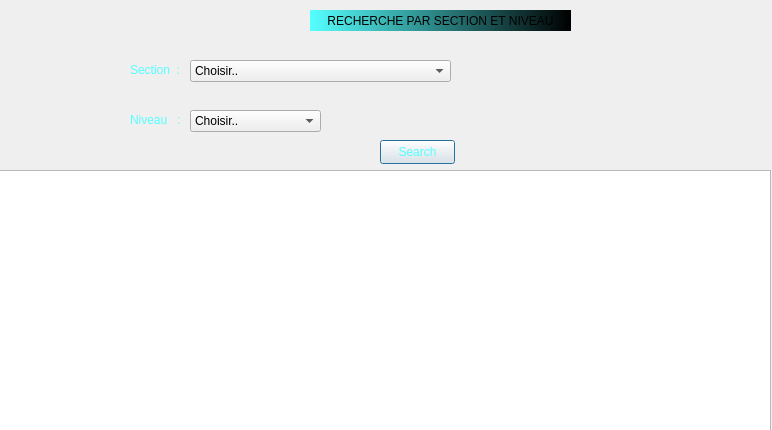
<?xml version="1.0" encoding="UTF-8"?>
<ui version="4.0">
 <class>Dialog</class>
 <widget class="QDialog" name="Dialog">
  <property name="geometry">
   <rect>
    <x>0</x>
    <y>0</y>
    <width>772</width>
    <height>430</height>
   </rect>
  </property>
  <property name="windowTitle">
   <string>Dialog</string>
  </property>
  <property name="styleSheet">
   <string notr="true">QProgressBar:horizontal {
    border: 1px solid #3A3939;
    text-align: center;
    padding: 1px;
    background: #201F1F;
}
QProgressBar::chunk:horizontal {
    background-color: qlineargradient(spread:reflect, x1:1, y1:0.545, x2:1, y2:0, stop:0 rgba(28, 66, 111, 255), stop:1 rgba(37, 87, 146, 255));
}

QToolTip
{
    border: 1px solid #3A3939;
    background-color: rgb(90, 102, 117);;
    color: white;
    padding: 1px;
    opacity: 200;
}

QWidget
{
    color: silver;
    background-color: #302F2F;
    selection-background-color:#3d8ec9;
    selection-color: black;
    background-clip: border;
    border-image: none;
    outline: 0;
}

QWidget:item:hover
{
    background-color: #78879b;
    color: black;
}

QWidget:item:selected
{
    background-color: #3d8ec9;
}

QCheckBox
{
    spacing: 5px;
    outline: none;
    color: #bbb;
    margin-bottom: 2px;
}

QCheckBox:disabled
{
    color: #777777;
}
QCheckBox::indicator,
QGroupBox::indicator
{
    width: 18px;
    height: 18px;
}
QGroupBox::indicator
{
    margin-left: 2px;
}

QCheckBox::indicator:unchecked,
QCheckBox::indicator:unchecked:hover,
QGroupBox::indicator:unchecked,
QGroupBox::indicator:unchecked:hover
{
    image: url(:/dark_blue/img/checkbox_unchecked.png);
}

QCheckBox::indicator:unchecked:focus,
QCheckBox::indicator:unchecked:pressed,
QGroupBox::indicator:unchecked:focus,
QGroupBox::indicator:unchecked:pressed
{
  border: none;
    image: url(:/dark_blue/img/checkbox_unchecked_focus.png);
}

QCheckBox::indicator:checked,
QCheckBox::indicator:checked:hover,
QGroupBox::indicator:checked,
QGroupBox::indicator:checked:hover
{
    image: url(:/dark_blue/img/checkbox_checked.png);
}

QCheckBox::indicator:checked:focus,
QCheckBox::indicator:checked:pressed,
QGroupBox::indicator:checked:focus,
QGroupBox::indicator:checked:pressed
{
  border: none;
    image: url(:/dark_blue/img/checkbox_checked_focus.png);
}

QCheckBox::indicator:indeterminate,
QCheckBox::indicator:indeterminate:hover,
QCheckBox::indicator:indeterminate:pressed
QGroupBox::indicator:indeterminate,
QGroupBox::indicator:indeterminate:hover,
QGroupBox::indicator:indeterminate:pressed
{
    image: url(:/dark_blue/img/checkbox_indeterminate.png);
}

QCheckBox::indicator:indeterminate:focus,
QGroupBox::indicator:indeterminate:focus
{
    image: url(:/dark_blue/img/checkbox_indeterminate_focus.png);
}

QCheckBox::indicator:checked:disabled,
QGroupBox::indicator:checked:disabled
{
    image: url(:/dark_blue/img/checkbox_checked_disabled.png);
}

QCheckBox::indicator:unchecked:disabled,
QGroupBox::indicator:unchecked:disabled
{
    image: url(:/dark_blue/img/checkbox_unchecked_disabled.png);
}

QRadioButton
{
    spacing: 5px;
    outline: none;
    color: #bbb;
    margin-bottom: 2px;
}

QRadioButton:disabled
{
    color: #777777;
}
QRadioButton::indicator
{
    width: 21px;
    height: 21px;
}

QRadioButton::indicator:unchecked,
QRadioButton::indicator:unchecked:hover
{
    image: url(:/dark_blue/img/radio_unchecked.png);
}

QRadioButton::indicator:unchecked:focus,
QRadioButton::indicator:unchecked:pressed
{
  border: none;
  outline: none;
    image: url(:/dark_blue/img/radio_unchecked_focus.png);
}

QRadioButton::indicator:checked,
QRadioButton::indicator:checked:hover
{
  border: none;
  outline: none;
    image: url(:/dark_blue/img/radio_checked.png);
}

QRadioButton::indicator:checked:focus,
QRadioButton::indicato::menu-arrowr:checked:pressed
{
  border: none;
  outline: none;
    image: url(:/dark_blue/img/radio_checked_focus.png);
}

QRadioButton::indicator:indeterminate,
QRadioButton::indicator:indeterminate:hover,
QRadioButton::indicator:indeterminate:pressed
{
        image: url(:/dark_blue/img/radio_indeterminate.png);
}

QRadioButton::indicator:checked:disabled
{
  outline: none;
  image: url(:/dark_blue/img/radio_checked_disabled.png);
}

QRadioButton::indicator:unchecked:disabled
{
    image: url(:/dark_blue/img/radio_unchecked_disabled.png);
}


QMenuBar
{
    background-color: #302F2F;
    color: silver;
}

QMenuBar::item
{
    background: transparent;
}

QMenuBar::item:selected
{
    background: transparent;
    border: 1px solid #3A3939;
}

QMenuBar::item:pressed
{
    border: 1px solid #3A3939;
    background-color: #3d8ec9;
    color: black;
    margin-bottom:-1px;
    padding-bottom:1px;
}

QMenu
{
    border: 1px solid #3A3939;
    color: silver;
    margin: 1px;
}

QMenu::icon
{
    margin: 1px;
}

QMenu::item
{
    padding: 2px 2px 2px 25px;
    margin-left: 5px;
    border: 1px solid transparent; /* reserve space for selection border */
}

QMenu::item:selected
{
    color: black;
}

QMenu::separator {
    height: 2px;
    background: lightblue;
    margin-left: 10px;
    margin-right: 5px;
}

QMenu::indicator {
    width: 16px;
    height: 16px;
}

/* non-exclusive indicator = check box style indicator
   (see QActionGroup::setExclusive) */
QMenu::indicator:non-exclusive:unchecked {
    image: url(:/dark_blue/img/checkbox_unchecked.png);
}

QMenu::indicator:non-exclusive:unchecked:selected {
    image: url(:/dark_blue/img/checkbox_unchecked_disabled.png);
}

QMenu::indicator:non-exclusive:checked {
    image: url(:/dark_blue/img/checkbox_checked.png);
}

QMenu::indicator:non-exclusive:checked:selected {
    image: url(:/dark_blue/img/checkbox_checked_disabled.png);
}

/* exclusive indicator = radio button style indicator (see QActionGroup::setExclusive) */
QMenu::indicator:exclusive:unchecked {
    image: url(:/dark_blue/img/radio_unchecked.png);
}

QMenu::indicator:exclusive:unchecked:selected {
    image: url(:/dark_blue/img/radio_unchecked_disabled.png);
}

QMenu::indicator:exclusive:checked {
    image: url(:/dark_blue/img/radio_checked.png);
}

QMenu::indicator:exclusive:checked:selected {
    image: url(:/dark_blue/img/radio_checked_disabled.png);
}

QMenu::right-arrow {
    margin: 5px;
    image: url(:/dark_blue/img/right_arrow.png)
}


QWidget:disabled
{
    color: #808080;
    background-color: #302F2F;
}

QAbstractItemView
{
    alternate-background-color: #3A3939;
    color: silver;
    border: 1px solid 3A3939;
    border-radius: 2px;
    padding: 1px;
}

QWidget:focus, QMenuBar:focus
{
    border: 1px solid #78879b;
}

QTabWidget:focus, QCheckBox:focus, QRadioButton:focus, QSlider:focus
{
    border: none;
}

QLineEdit
{
    background-color: #201F1F;
    padding: 2px;
    border-style: solid;
    border: 1px solid #3A3939;
    border-radius: 2px;
    color: silver;
}

QGroupBox {
    border:1px solid #3A3939;
    border-radius: 2px;
    margin-top: 20px;
    background-color: #302F2F;
    color: silver;
}

QGroupBox::title {
    subcontrol-origin: margin;
    subcontrol-position: top center;
    padding-left: 10px;
    padding-right: 10px;
    padding-top: 10px;
}

QAbstractScrollArea
{
    border-radius: 2px;
    border: 1px solid #3A3939;
    background-color: transparent;
}

QScrollBar:horizontal
{
    height: 15px;
    margin: 3px 15px 3px 15px;
    border: 1px transparent #2A2929;
    border-radius: 4px;
    background-color: #2A2929;
}

QScrollBar::handle:horizontal
{
    background-color: #605F5F;
    min-width: 5px;
    border-radius: 4px;
}

QScrollBar::add-line:horizontal
{
    margin: 0px 3px 0px 3px;
    border-image: url(:/dark_blue/img/right_arrow_disabled.png);
    width: 10px;
    height: 10px;
    subcontrol-position: right;
    subcontrol-origin: margin;
}

QScrollBar::sub-line:horizontal
{
    margin: 0px 3px 0px 3px;
    border-image: url(:/dark_blue/img/left_arrow_disabled.png);
    height: 10px;
    width: 10px;
    subcontrol-position: left;
    subcontrol-origin: margin;
}

QScrollBar::add-line:horizontal:hover,QScrollBar::add-line:horizontal:on
{
    border-image: url(:/dark_blue/img/right_arrow.png);
    height: 10px;
    width: 10px;
    subcontrol-position: right;
    subcontrol-origin: margin;
}


QScrollBar::sub-line:horizontal:hover, QScrollBar::sub-line:horizontal:on
{
    border-image: url(:/dark_blue/img/left_arrow.png);
    height: 10px;
    width: 10px;
    subcontrol-position: left;
    subcontrol-origin: margin;
}

QScrollBar::up-arrow:horizontal, QScrollBar::down-arrow:horizontal
{
    background: none;
}


QScrollBar::add-page:horizontal, QScrollBar::sub-page:horizontal
{
    background: none;
}

QScrollBar:vertical
{
    background-color: #2A2929;
    width: 15px;
    margin: 15px 3px 15px 3px;
    border: 1px transparent #2A2929;
    border-radius: 4px;
}

QScrollBar::handle:vertical
{
    background-color: #605F5F;
    min-height: 5px;
    border-radius: 4px;
}

QScrollBar::sub-line:vertical
{
    margin: 3px 0px 3px 0px;
    border-image: url(:/dark_blue/img/up_arrow_disabled.png);
    height: 10px;
    width: 10px;
    subcontrol-position: top;
    subcontrol-origin: margin;
}

QScrollBar::add-line:vertical
{
    margin: 3px 0px 3px 0px;
    border-image: url(:/dark_blue/img/down_arrow_disabled.png);
    height: 10px;
    width: 10px;
    subcontrol-position: bottom;
    subcontrol-origin: margin;
}

QScrollBar::sub-line:vertical:hover,QScrollBar::sub-line:vertical:on
{

    border-image: url(:/dark_blue/img/up_arrow.png);
    height: 10px;
    width: 10px;
    subcontrol-position: top;
    subcontrol-origin: margin;
}


QScrollBar::add-line:vertical:hover, QScrollBar::add-line:vertical:on
{
    border-image: url(:/dark_blue/img/down_arrow.png);
    height: 10px;
    width: 10px;
    subcontrol-position: bottom;
    subcontrol-origin: margin;
}

QScrollBar::up-arrow:vertical, QScrollBar::down-arrow:vertical
{
    background: none;
}


QScrollBar::add-page:vertical, QScrollBar::sub-page:vertical
{
    background: none;
}

QTextEdit
{
    background-color: #201F1F;
    color: silver;
    border: 1px solid #3A3939;
}

QPlainTextEdit
{
    background-color: #201F1F;;
    color: silver;
    border-radius: 2px;
    border: 1px solid #3A3939;
}

QHeaderView::section
{
    background-color: #3A3939;
    color: silver;
    padding-left: 4px;
    border: 1px solid #6c6c6c;
}

QSizeGrip {
    image: url(:/dark_blue/img/sizegrip.png);
    width: 12px;
    height: 12px;
}

QMainWindow
{
    background-color: #302F2F;

}

QMainWindow::separator
{
    background-color: #302F2F;
    color: white;
    padding-left: 4px;
    spacing: 2px;
    border: 1px dashed #3A3939;
}

QMainWindow::separator:hover
{

    background-color: #787876;
    color: white;
    padding-left: 4px;
    border: 1px solid #3A3939;
    spacing: 2px;
}


QMenu::separator
{
    height: 1px;
    background-color: #3A3939;
    color: white;
    padding-left: 4px;
    margin-left: 10px;
    margin-right: 5px;
}


QFrame
{
    border-radius: 2px;
    border: 1px solid #444;
}

QFrame[frameShape=&quot;0&quot;]
{
    border-radius: 2px;
    border: 1px transparent #444;
}

QStackedWidget
{
    background-color: #302F2F;
    border: 1px transparent black;
}

QToolBar {
    border: 1px transparent #393838;
    background: 1px solid #302F2F;
    font-weight: bold;
}

QToolBar::handle:horizontal {
    image: url(:/dark_blue/img/Hmovetoolbar.png);
}
QToolBar::handle:vertical {
    image: url(:/dark_blue/img/Vmovetoolbar.png);
}
QToolBar::separator:horizontal {
    image: url(:/dark_blue/img/Hsepartoolbar.png);
}
QToolBar::separator:vertical {
    image: url(:/dark_blue/img/Vsepartoolbars.png);
}

QPushButton
{
    color: silver;
    background-color: #302F2F;
    border-width: 2px;
    border-color: #4A4949;
    border-style: solid;
    padding-top: 2px;
    padding-bottom: 2px;
    padding-left: 10px;
    padding-right: 10px;
    border-radius: 4px;
    /* outline: none; */
    /* min-width: 40px; */
}

QPushButton:disabled
{
    background-color: #302F2F;
    border-width: 2px;
    border-color: #3A3939;
    border-style: solid;
    padding-top: 2px;
    padding-bottom: 2px;
    padding-left: 10px;
    padding-right: 10px;
    /*border-radius: 2px;*/
    color: #808080;
}

QPushButton:focus {
    background-color: #3d8ec9;
    color: white;
}

QComboBox
{
    selection-background-color: #3d8ec9;
    background-color: #201F1F;
    border-style: solid;
    border: 1px solid #3A3939;
    border-radius: 2px;
    padding: 2px;
    min-width: 75px;
}

QPushButton:checked{
    background-color: #4A4949;
    border-color: #6A6969;
}

QPushButton:hover {
    border: 2px solid #78879b;
    color: silver;
}

QComboBox:hover, QAbstractSpinBox:hover,QLineEdit:hover,QTextEdit:hover,QPlainTextEdit:hover,QAbstractView:hover,QTreeView:hover
{
    border: 1px solid #78879b;
    color: silver;
}

QComboBox:on
{
    background-color: #626873;
    padding-top: 3px;
    padding-left: 4px;
    selection-background-color: #4a4a4a;
}

QComboBox QAbstractItemView
{
    background-color: #201F1F;
    border-radius: 2px;
    border: 1px solid #444;
    selection-background-color: #3d8ec9;
    color: silver;
}

QComboBox::drop-down
{
    subcontrol-origin: padding;
    subcontrol-position: top right;
    width: 15px;

    border-left-width: 0px;
    border-left-color: darkgray;
    border-left-style: solid;
    border-top-right-radius: 3px;
    border-bottom-right-radius: 3px;
}

QComboBox::down-arrow
{
    image: url(:/dark_blue/img/down_arrow_disabled.png);
}

QComboBox::down-arrow:on, QComboBox::down-arrow:hover,
QComboBox::down-arrow:focus
{
    image: url(:/dark_blue/img/down_arrow.png);
}

QPushButton:pressed
{
    background-color: #484846;
}

QAbstractSpinBox {
    padding-top: 2px;
    padding-bottom: 2px;
    border: 1px solid #3A3939;
    background-color: #201F1F;
    color: silver;
    border-radius: 2px;
    min-width: 75px;
}

QAbstractSpinBox:up-button
{
    background-color: transparent;
    subcontrol-origin: border;
    subcontrol-position: top right;
}

QAbstractSpinBox:down-button
{
    background-color: transparent;
    subcontrol-origin: border;
    subcontrol-position: bottom right;
}

QAbstractSpinBox::up-arrow,QAbstractSpinBox::up-arrow:disabled,QAbstractSpinBox::up-arrow:off {
    image: url(:/dark_blue/img/up_arrow_disabled.png);
    width: 10px;
    height: 10px;
}
QAbstractSpinBox::up-arrow:hover
{
    image: url(:/dark_blue/img/up_arrow.png);
}


QAbstractSpinBox::down-arrow,QAbstractSpinBox::down-arrow:disabled,QAbstractSpinBox::down-arrow:off
{
    image: url(:/dark_blue/img/down_arrow_disabled.png);
    width: 10px;
    height: 10px;
}
QAbstractSpinBox::down-arrow:hover
{
    image: url(:/dark_blue/img/down_arrow.png);
}


QLabel
{
    border: 0px solid black;
}

QTabWidget{
    border: 1px transparent black;
}

QTabWidget::pane {
    border: 1px solid #444;
    border-radius: 3px;
    padding: 3px;
}

QTabBar
{
    qproperty-drawBase: 0;
    left: 5px; /* move to the right by 5px */
}

QTabBar:focus
{
    border: 0px transparent black;
}

QTabBar::close-button  {
    image: url(:/dark_blue/img/close.png);
    background: transparent;
}

QTabBar::close-button:hover
{
    image: url(:/dark_blue/img/close-hover.png);
    background: transparent;
}

QTabBar::close-button:pressed {
    image: url(:/dark_blue/img/close-pressed.png);
    background: transparent;
}

/* TOP TABS */
QTabBar::tab:top {
    color: #b1b1b1;
    border: 1px solid #4A4949;
    border-bottom: 1px transparent black;
    background-color: #302F2F;
    padding: 5px;
    border-top-left-radius: 2px;
    border-top-right-radius: 2px;
}

QTabBar::tab:top:!selected
{
    color: #b1b1b1;
    background-color: #201F1F;
    border: 1px transparent #4A4949;
    border-bottom: 1px transparent #4A4949;
    border-top-left-radius: 0px;
    border-top-right-radius: 0px;
}

QTabBar::tab:top:!selected:hover {
    background-color: #48576b;
}

/* BOTTOM TABS */
QTabBar::tab:bottom {
    color: #b1b1b1;
    border: 1px solid #4A4949;
    border-top: 1px transparent black;
    background-color: #302F2F;
    padding: 5px;
    border-bottom-left-radius: 2px;
    border-bottom-right-radius: 2px;
}

QTabBar::tab:bottom:!selected
{
    color: #b1b1b1;
    background-color: #201F1F;
    border: 1px transparent #4A4949;
    border-top: 1px transparent #4A4949;
    border-bottom-left-radius: 0px;
    border-bottom-right-radius: 0px;
}

QTabBar::tab:bottom:!selected:hover {
    background-color: #78879b;
}

/* LEFT TABS */
QTabBar::tab:left {
    color: #b1b1b1;
    border: 1px solid #4A4949;
    border-left: 1px transparent black;
    background-color: #302F2F;
    padding: 5px;
    border-top-right-radius: 2px;
    border-bottom-right-radius: 2px;
}

QTabBar::tab:left:!selected
{
    color: #b1b1b1;
    background-color: #201F1F;
    border: 1px transparent #4A4949;
    border-right: 1px transparent #4A4949;
    border-top-right-radius: 0px;
    border-bottom-right-radius: 0px;
}

QTabBar::tab:left:!selected:hover {
    background-color: #48576b;
}


/* RIGHT TABS */
QTabBar::tab:right {
    color: #b1b1b1;
    border: 1px solid #4A4949;
    border-right: 1px transparent black;
    background-color: #302F2F;
    padding: 5px;
    border-top-left-radius: 2px;
    border-bottom-left-radius: 2px;
}

QTabBar::tab:right:!selected
{
    color: #b1b1b1;
    background-color: #201F1F;
    border: 1px transparent #4A4949;
    border-right: 1px transparent #4A4949;
    border-top-left-radius: 0px;
    border-bottom-left-radius: 0px;
}

QTabBar::tab:right:!selected:hover {
    background-color: #48576b;
}

QTabBar QToolButton::right-arrow:enabled {
     image: url(:/dark_blue/img/right_arrow.png);
 }

 QTabBar QToolButton::left-arrow:enabled {
     image: url(:/dark_blue/img/left_arrow.png);
 }

QTabBar QToolButton::right-arrow:disabled {
     image: url(:/dark_blue/img/right_arrow_disabled.png);
 }

 QTabBar QToolButton::left-arrow:disabled {
     image: url(:/dark_blue/img/left_arrow_disabled.png);
 }


QDockWidget {
    border: 1px solid #403F3F;
    titlebar-close-icon: url(:/dark_blue/img/close.png);
    titlebar-normal-icon: url(:/dark_blue/img/undock.png);
}

QDockWidget::close-button, QDockWidget::float-button {
    border: 1px solid transparent;
    border-radius: 2px;
    background: transparent;
}

QDockWidget::close-button:hover, QDockWidget::float-button:hover {
    background: rgba(255, 255, 255, 10);
}

QDockWidget::close-button:pressed, QDockWidget::float-button:pressed {
    padding: 1px -1px -1px 1px;
    background: rgba(255, 255, 255, 10);
}

QTreeView, QListView, QTextBrowser, AtLineEdit, AtLineEdit::hover {
    border: 1px solid #444;
    background-color: silver;
    border-radius: 3px;
    margin-left: 3px;
    color: black;
}

QTreeView:branch:selected, QTreeView:branch:hover {
    background: url(:/dark_blue/img/transparent.png);
}

QTreeView::branch:has-siblings:!adjoins-item {
    border-image: url(:/dark_blue/img/transparent.png);
}

QTreeView::branch:has-siblings:adjoins-item {
    border-image: url(:/dark_blue/img/transparent.png);
}

QTreeView::branch:!has-children:!has-siblings:adjoins-item {
    border-image: url(:/dark_blue/img/transparent.png);
}

QTreeView::branch:has-children:!has-siblings:closed,
QTreeView::branch:closed:has-children:has-siblings {
    image: url(:/dark_blue/img/branch_closed.png);
}

QTreeView::branch:open:has-children:!has-siblings,
QTreeView::branch:open:has-children:has-siblings  {
    image: url(:/dark_blue/img/branch_open.png);
}

QTreeView::branch:has-children:!has-siblings:closed:hover,
QTreeView::branch:closed:has-children:has-siblings:hover {
    image: url(:/dark_blue/img/branch_closed-on.png);
    }

QTreeView::branch:open:has-children:!has-siblings:hover,
QTreeView::branch:open:has-children:has-siblings:hover  {
    image: url(:/dark_blue/img/branch_open-on.png);
    }

QListView::item:!selected:hover, QListView::item:!selected:hover, QTreeView::item:!selected:hover  {
    background: rgba(0, 0, 0, 0);
    outline: 0;
    color: #FFFFFF
}

QListView::item:selected:hover, QListView::item:selected:hover, QTreeView::item:selected:hover  {
    background: #3d8ec9;
    color: #FFFFFF;
}

QSlider::groove:horizontal {
    border: 1px solid #3A3939;
    height: 8px;
    background: #201F1F;
    margin: 2px 0;
    border-radius: 2px;
}

QSlider::handle:horizontal {
    background: QLinearGradient( x1: 0, y1: 0, x2: 0, y2: 1,
      stop: 0.0 silver, stop: 0.2 #a8a8a8, stop: 1 #727272);
    border: 1px solid #3A3939;
    width: 14px;
    height: 14px;
    margin: -4px 0;
    border-radius: 2px;
}

QSlider::groove:vertical {
    border: 1px solid #3A3939;
    width: 8px;
    background: #201F1F;
    margin: 0 0px;
    border-radius: 2px;
}

QSlider::handle:vertical {
    background: QLinearGradient( x1: 0, y1: 0, x2: 0, y2: 1, stop: 0.0 silver,
    stop: 0.2 #a8a8a8, stop: 1 #727272);
    border: 1px solid #3A3939;
    width: 14px;
    height: 14px;
    margin: 0 -4px;
    border-radius: 2px;
}

QToolButton {
    /*  background-color: transparent; */
    border: 2px transparent #4A4949;
    border-radius: 4px;
    background-color: dimgray;
    margin: 2px;
    padding: 2px;
}

QToolButton[popupMode=&quot;1&quot;] { /* only for MenuButtonPopup */
 padding-right: 20px; /* make way for the popup button */
 border: 2px transparent #4A4949;
 border-radius: 4px;
}

QToolButton[popupMode=&quot;2&quot;] { /* only for InstantPopup */
 padding-right: 10px; /* make way for the popup button */
 border: 2px transparent #4A4949;
}


QToolButton:hover, QToolButton::menu-button:hover {
    border: 2px solid #78879b;
}

QToolButton:checked, QToolButton:pressed,
    QToolButton::menu-button:pressed {
    background-color: #4A4949;
    border: 2px solid #78879b;
}

/* the subcontrol below is used only in the InstantPopup or DelayedPopup mode */
QToolButton::menu-indicator {
    image: url(:/dark_blue/img/down_arrow.png);
    top: -7px; left: -2px; /* shift it a bit */
}

/* the subcontrols below are used only in the MenuButtonPopup mode */
QToolButton::menu-button {
    border: 1px transparent #4A4949;
    border-top-right-radius: 6px;
    border-bottom-right-radius: 6px;
    /* 16px width + 4px for border = 20px allocated above */
    width: 16px;
    outline: none;
}

QToolButton::menu-arrow {
    image: url(:/dark_blue/img/down_arrow.png);
}

QToolButton::menu-arrow:open {
    top: 1px; left: 1px; /* shift it a bit */
    border: 1px solid #3A3939;
}

QPushButton::menu-indicator  {
    subcontrol-origin: padding;
    subcontrol-position: bottom right;
    left: 4px;
}

QTableView
{
    border: 1px solid #444;
    gridline-color: #6c6c6c;
    background-color: #201F1F;
}


QTableView, QHeaderView
{
    border-radius: 0px;
}

QTableView::item:pressed, QListView::item:pressed, QTreeView::item:pressed  {
    background: #78879b;
    color: #FFFFFF;
}

QTableView::item:selected:active, QTreeView::item:selected:active, QListView::item:selected:active  {
    background: #3d8ec9;
    color: #FFFFFF;
}


QHeaderView
{
    border: 1px transparent;
    border-radius: 2px;
    margin: 0px;
    padding: 0px;
}

QHeaderView::section  {
    background-color: #3A3939;
    color: silver;
    padding: 4px;
    border: 1px solid #6c6c6c;
    border-radius: 0px;
    text-align: center;
}

QHeaderView::section::vertical::first, QHeaderView::section::vertical::only-one
{
    border-top: 1px solid #6c6c6c;
}

QHeaderView::section::vertical
{
    border-top: transparent;
}

QHeaderView::section::horizontal::first, QHeaderView::section::horizontal::only-one
{
    border-left: 1px solid #6c6c6c;
}

QHeaderView::section::horizontal
{
    border-left: transparent;
}


QHeaderView::section:checked
 {
    color: white;
    background-color: #5A5959;
 }

 /* style the sort indicator */
QHeaderView::down-arrow {
    image: url(:/dark_blue/img/down_arrow.png);
}

QHeaderView::up-arrow {
    image: url(:/dark_blue/img/up_arrow.png);
}


QTableCornerButton::section {
    background-color: #3A3939;
    border: 1px solid #3A3939;
    border-radius: 2px;
}

QToolBox  {
    padding: 3px;
    border: 1px transparent black;
}

QToolBox::tab {
    color: #b1b1b1;
    background-color: #302F2F;
    border: 1px solid #4A4949;
    border-bottom: 1px transparent #302F2F;
    border-top-left-radius: 5px;
    border-top-right-radius: 5px;
}

 QToolBox::tab:selected { /* italicize selected tabs */
    font: italic;
    background-color: #302F2F;
    border-color: #3d8ec9;
 }

QStatusBar::item {
    border: 1px solid #3A3939;
    border-radius: 2px;
 }


QFrame[height=&quot;3&quot;], QFrame[width=&quot;3&quot;] {
    background-color: #AAA;
}


QSplitter::handle {
    border: 1px dashed #3A3939;
}

QSplitter::handle:hover {
    background-color: #787876;
    border: 1px solid #3A3939;
}

QSplitter::handle:horizontal {
    width: 1px;
}

QSplitter::handle:vertical {
    height: 1px;
}

QListWidget {
    background-color: silver;
    border-radius: 5px;
    margin-left: 5px;
}

QListWidget::item {
    color: black;
}

QMessageBox {
    messagebox-critical-icon	: url(:/dark_blue/img/critical.png);
    messagebox-information-icon	: url(:/dark_blue/img/information.png);
    messagebox-question-icon	: url(:/dark_blue/img/question.png);
    messagebox-warning-icon:    : url(:/dark_blue/img/warning.png);
}

ColorButton::enabled {
    border-radius: 0px;
    border: 1px solid #444444;
}

ColorButton::disabled {
    border-radius: 0px;
    border: 1px solid #AAAAAA;
}</string>
  </property>
  <widget class="QPushButton" name="pushButton">
   <property name="geometry">
    <rect>
     <x>380</x>
     <y>140</y>
     <width>75</width>
     <height>24</height>
    </rect>
   </property>
   <property name="styleSheet">
    <string notr="true">color: rgb(85, 255, 255);</string>
   </property>
   <property name="text">
    <string>Search</string>
   </property>
  </widget>
  <widget class="QTableView" name="tableView">
   <property name="geometry">
    <rect>
     <x>-20</x>
     <y>170</y>
     <width>791</width>
     <height>261</height>
    </rect>
   </property>
   <property name="styleSheet">
    <string notr="true"/>
   </property>
  </widget>
  <widget class="QLabel" name="label">
   <property name="geometry">
    <rect>
     <x>310</x>
     <y>10</y>
     <width>261</width>
     <height>21</height>
    </rect>
   </property>
   <property name="styleSheet">
    <string notr="true">background-color: qlineargradient(spread:pad, x1:0, y1:0, x2:1, y2:0, stop:0 rgba(85, 255, 255, 255), stop:1 rgba(0, 0, 0, 255));</string>
   </property>
   <property name="text">
    <string>RECHERCHE PAR SECTION ET NIVEAU</string>
   </property>
   <property name="alignment">
    <set>Qt::AlignCenter</set>
   </property>
  </widget>
  <widget class="QComboBox" name="comboBox_2">
   <property name="geometry">
    <rect>
     <x>190</x>
     <y>110</y>
     <width>131</width>
     <height>22</height>
    </rect>
   </property>
   <item>
    <property name="text">
     <string>Choisir..</string>
    </property>
   </item>
   <item>
    <property name="text">
     <string>1</string>
    </property>
   </item>
   <item>
    <property name="text">
     <string>2</string>
    </property>
   </item>
   <item>
    <property name="text">
     <string>3</string>
    </property>
   </item>
  </widget>
  <widget class="QLabel" name="label_2">
   <property name="geometry">
    <rect>
     <x>130</x>
     <y>60</y>
     <width>61</width>
     <height>20</height>
    </rect>
   </property>
   <property name="contextMenuPolicy">
    <enum>Qt::DefaultContextMenu</enum>
   </property>
   <property name="styleSheet">
    <string notr="true">color: rgb(85, 255, 255);</string>
   </property>
   <property name="text">
    <string>Section  :</string>
   </property>
  </widget>
  <widget class="QLabel" name="label_3">
   <property name="geometry">
    <rect>
     <x>130</x>
     <y>110</y>
     <width>51</width>
     <height>20</height>
    </rect>
   </property>
   <property name="styleSheet">
    <string notr="true">color: rgb(85, 255, 255);</string>
   </property>
   <property name="text">
    <string>Niveau   :</string>
   </property>
  </widget>
  <widget class="QComboBox" name="comboBox">
   <property name="geometry">
    <rect>
     <x>190</x>
     <y>60</y>
     <width>261</width>
     <height>22</height>
    </rect>
   </property>
   <property name="styleSheet">
    <string notr="true"/>
   </property>
   <item>
    <property name="text">
     <string notr="true">Choisir..</string>
    </property>
   </item>
   <item>
    <property name="text">
     <string>Licence en électronique électrotechnique et automatique (L-EAA)</string>
    </property>
   </item>
   <item>
    <property name="text">
     <string>Licence en sciences de l’informatique</string>
    </property>
   </item>
   <item>
    <property name="text">
     <string>Licence en mathématiques appliquée (L-M)</string>
    </property>
   </item>
   <item>
    <property name="text">
     <string>Licence en systèmes embarqués (L-SE)</string>
    </property>
   </item>
   <item>
    <property name="text">
     <string>Diplôme national d'ingénieur en électronique (ING)</string>
    </property>
   </item>
   <item>
    <property name="text">
     <string>Cycle préparatoire intégré (CPI)</string>
    </property>
   </item>
   <item>
    <property name="text">
     <string>Mastère de recherche en génie logiciel (MR-GL)</string>
    </property>
   </item>
   <item>
    <property name="text">
     <string>Mastère professionnel en génie logiciel (MP-GL)</string>
    </property>
   </item>
  </widget>
 </widget>
 <resources/>
 <connections/>
</ui>
